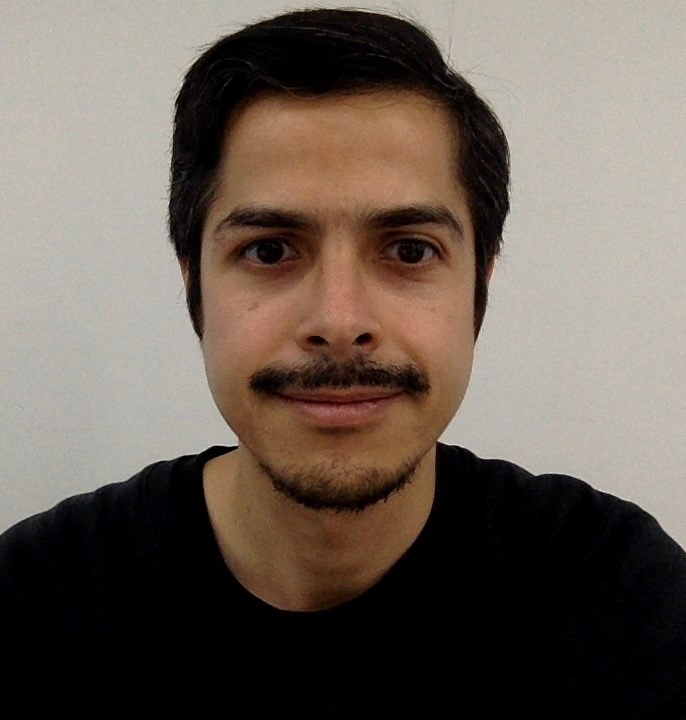
#> input picture Practica-1/resources/rostro-humano.jpg, 686 x 720 px
$ python Practica-1-Actividad-1.py
#> lines starting #> are read from the running program, lines starting #| are printed output that depends on the picture
# Practica 1-a). "Creando mi mapa de calor"
import os
import cv2
import datetime
import numpy as np
import matplotlib.pyplot as plt

class ImagenPseudocolor:
    """
    Clase para almacenar el resultado de aplicar un mapa de color (pseudocolor) a una imagen en escala de grises.
        Atributos:
        - nombre: str → identificador del mapa de color aplicado
        - imagen: np.ndarray → imagen pseudocoloreada
    """
    def __init__(self, nombre: str, imagen: np.ndarray) -> None:
        # nombre: str → asegura que el identificador del mapa de color sea una cadena
        self.nombre: str = nombre

        # imagen: np.ndarray → indica que la imagen pseudocolor es un arreglo NumPy
        # (OpenCV devuelve las imágenes en este formato)
        self.imagen: np.ndarray = imagen

    def mostrar(self) -> None:
        """
        Método auxiliar para visualizar la imagen pseudocolor con matplotlib.
        Usa el atributo 'nombre' como título de la figura.
        """
        plt.imshow(cv2.cvtColor(self.imagen, cv2.COLOR_BGR2RGB))
        plt.title(f"Pseudocolor: {self.nombre}")
        plt.axis("off")
        plt.show()

    def guardar(self, ruta_base: str = "resultado") -> str:
        """
        Método auxiliar para guardar la imagen pseudocolor en disco.
        El archivo se nombra automáticamente con el colormap seleccionado.

        Parámetros:
            ruta_base (str): Nombre base del archivo (sin extensión).

        Retorna:
            str: Ruta completa del archivo guardado.
        """
        nombre_imagen = f"{ruta_base}_{self.nombre}.png"
        ruta_carpeta = os.path.join(script_dir, 'resources/pseudocolor')
        # Crear la carpeta si no existe
        os.makedirs(ruta_carpeta, exist_ok=True)
        ruta_imagen = os.path.join(ruta_carpeta, nombre_imagen)
        cv2.imwrite(ruta_imagen, self.imagen)
        return ruta_imagen

# Diccionario de mapas de color disponibles en OpenCV
# Obtener automáticamente todos los colormaps disponibles
mapas_color = {name.replace("COLORMAP_", ""): getattr(cv2, name)
               for name in dir(cv2) if name.startswith("COLORMAP_")}

# ---- FUNCIONES DE PROCESAMIENTO DE IMAGENES ---------

# Función para aplicar un mapa de color (pseudocolor)
def aplicar_pseudocolor(imagen_gris, opcion):
    """
    Aplica un mapa de color (pseudocolor) determinado a una imagen en escala de grises usando OpenCV.
    Parámetros:
    - imagen_gris → imagen en escala de grises a la que se aplicará el pseudocolor
    - opcion: str → nombre del mapa de color a aplicar (ej. 'JET', 'HOT', 'OCEAN', etc.)
    Retorna: objeto ResultadoPseudocolor con la imagen pseudocoloreada
    """

    # Comparación insensible a mayúsculas/minúsculas
    opcion = opcion.upper()

    # Validar que la opción seleccionada esté en el diccionario de mapas de color
    if opcion not in mapas_color:
        raise ValueError(f"Opción '{opcion}' no válida. Opciones disponibles: {list(mapas_color.keys())}")

    # Aplicar el mapa de color seleccionado a la imagen en escala de grises usando OpenCV
    imagen_pseudocolor = ImagenPseudocolor(nombre=opcion, imagen=cv2.applyColorMap(imagen_gris, mapas_color[opcion]))

    return imagen_pseudocolor


# Función para comparar visualmente la imagen con varias versiones pseudocoloreadas
# [44 lines left out: function comparar_mapas_color, not called in this run]


# Obtener el directorio del script y regresar un nivel en la jerarquía de carpetas
script_dir = os.path.dirname(os.path.dirname(os.path.abspath(__file__)))

# ---------------- FUNCIONES DE MENÚ ----------------
def menu_mapas_color(imagen_gris):
    while True:
        print("\n=== Menú de Mapas de Color Disponibles ===")
        for i, nombre in enumerate(mapas_color.keys(), start=1):
            print(f"{i}. {nombre}")
        print(f"{len(mapas_color)+1}. Regresar al Menú Principal [Regresar, Salir]")

        opcion_usuario = input("Selecciona un mapa de color por nombre o número: ").strip()

        # Permitir selección por número además de por nombre
        if opcion_usuario.isdigit():
            indice = int(opcion_usuario) - 1
            if indice == len(mapas_color):
                print("Regresando al Menú Principal...")
                break
            elif 0 <= indice < len(mapas_color):
                opcion_usuario = list(mapas_color.keys())[indice]
            else:
                print("Número fuera de rango.")
                continue
        elif opcion_usuario.upper() in ["REGRESAR", "SALIR"]:
            print("Regresando al Menú Principal...")
            break

        try:
            resultado = aplicar_pseudocolor(imagen_gris, opcion_usuario)
            resultado.mostrar()
            image_name = datetime.datetime.now().strftime('%Y%m%d_%H%M%S')
            ruta_guardada = resultado.guardar(image_name)
            print(f"Imagen guardada en: {ruta_guardada}")
            pausa = input("Presiona Enter para continuar...")
        except ValueError as e:
            print("Error:", e)


def menu_principal():
    # print("Directorio del script:", script_dir)

    # Se obtine la ruta completa de la imagen
    imagen_path = os.path.join(script_dir, 'resources/rostro-humano.jpg')
    print("Ruta de la imagen:", imagen_path)

    # Cargar imagen en escala de grises
    imagen_gris = cv2.imread(imagen_path, cv2.IMREAD_GRAYSCALE)
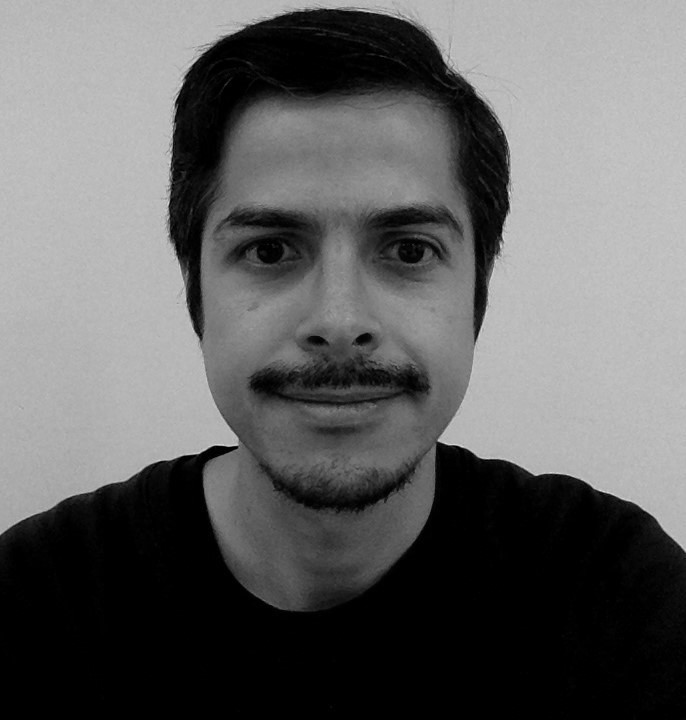
#> imagen_gris: shape (720, 686); min 0, max 230, mean 98.3
    if imagen_gris is None:
        raise FileNotFoundError("No se pudo cargar la imagen. Verifica la ruta y extensión.")

    while True:
        print("\n=== MENÚ PRINCIPAL ===")
        print("1. Aplicar un Mapa de Color a la Imagen en Escala de Grises")
        print("2. Comparación Visual de Mapas de Color Disponibles en OpenCV")
        print("3. Salir del Programa")
        opcion = input("Selecciona una Opción: ").strip()

        if opcion == "1":
            menu_mapas_color(imagen_gris)
        elif opcion == "2":
            comparar_mapas_color(imagen_gris)
        elif opcion == "3" or opcion.upper() == "SALIR":
            print("Saliendo del programa...")
            break
        else:
            print("Opción no válida. Intenta de nuevo.")
#> this loop made 1 pass; the answer given on pass 1: 1
#> pass 1, in __init__, `self.imagen: np.ndarray = imagen`:
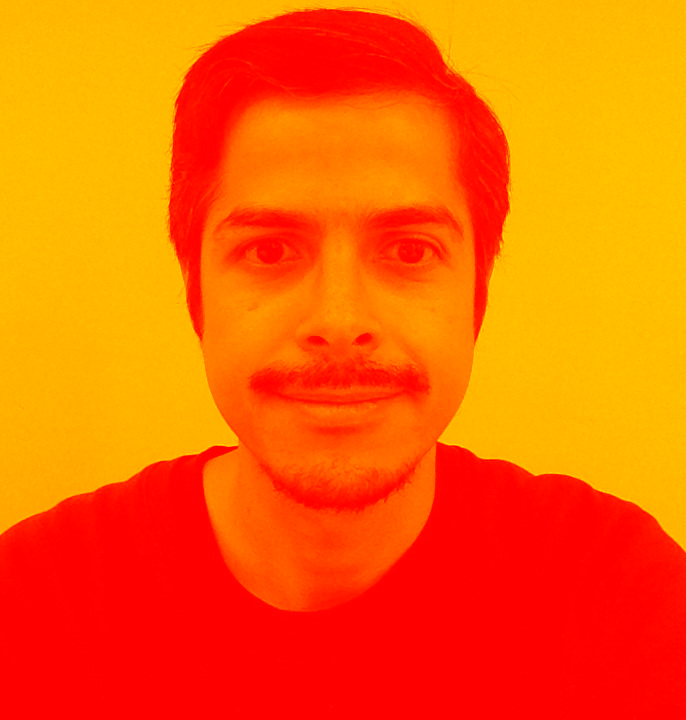
#> self.imagen: shape (720, 686, 3); mean of channels 0, 1, 2 0, 98.3, 255; drawn as B, G, R


if __name__ == "__main__":
#> (the run stopped early here; a loop or call above may not have finished)
